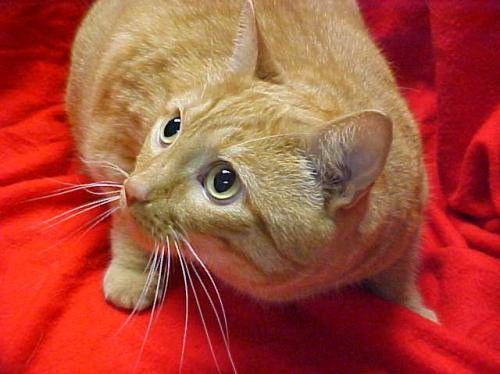
#> input picture data/cats/cat.18.jpg, 500 x 374 px, given in place of the camera
$ jupyter execute examples.ipynb
#> lines starting #> are read from the running program, lines starting #| are printed output that depends on the picture; after the words box and inside, x2 and y2 are one past the last pixel; in counts of white or black regions, pixels touching at a corner belong together
[cell 1]
import cv2
import numpy as np


def main():
    capture = cv2.VideoCapture(0)

    while True:
        ret, frame = capture.read()
#> frame is the input picture: shape (374, 500, 3); mean B, G, R 57.5, 74.5, 169.6

        gray_frame = cv2.cvtColor(frame, cv2.COLOR_BGR2GRAY)
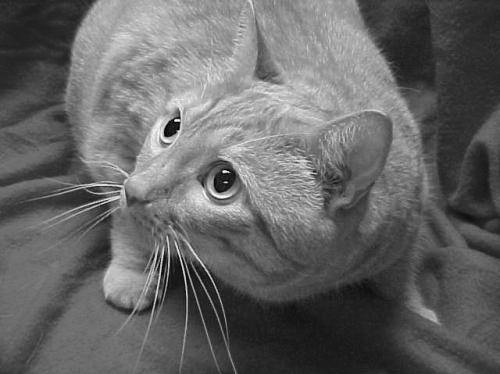
#> gray_frame: shape (374, 500); min 1, max 255, mean 101

        edges_detec = cv2.Canny(gray_frame, 50, 250, apertureSize=5, L2gradient=True)
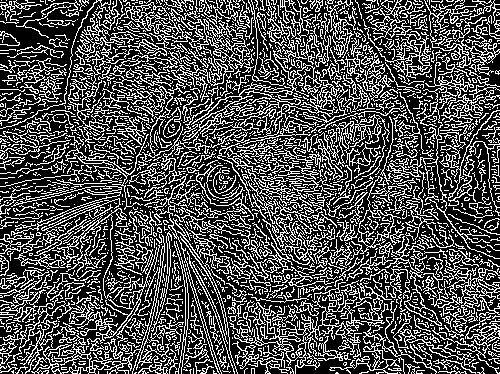
#> edges_detec: shape (374, 500); 31.5% white in thin lines or dots

        hough_lines = cv2.HoughLines(edges_detec, 1, np.pi / 180, 200)
#> hough_lines = 421 rows, first 8: [303, 0.785], [313, 0.785], [315, 0.785], [342, 0.785], [-57, 2.36], [320, 0.785], [291, 0.785], [-71, 2.36]

        if hough_lines is not None:
            for rho, theta in hough_lines[0]:
                x0 = rho * np.cos(theta)
                y0 = rho * np.sin(theta)

                ptsX = (int(x0 + 1000 * (-np.sin(theta))), int(y0 + 1000 * (np.cos(theta))))
                ptsY = (int(x0 - 1000 * (-np.sin(theta))), int(y0 - 1000 * (np.cos(theta))))
                cv2.line(frame, ptsX, ptsY, (0, 255, 0), 2)
#> this loop made 1 pass
#> (rho, theta, x0, y0, ptsX, ptsY) on pass 1: (303, 0.785, 214.3, 214.3, (-492, 921), (921, -492))
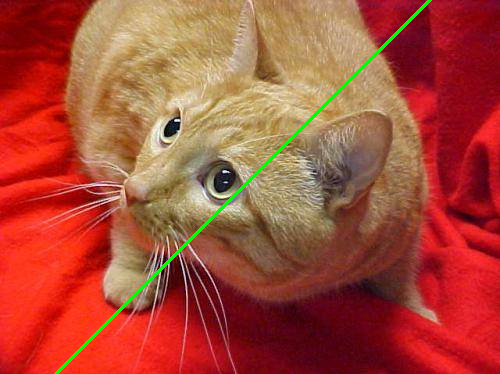
#> frame: shape (374, 500, 3); 1% of pixels changed, all inside (x1, y1, x2, y2) = (54, 0, 432, 374)

        cv2.imshow("Capture Frame", frame)

        if cv2.waitKey(1) == 27:
#> (key Esc is pressed here)
            break

    cv2.destroyAllWindows()
    capture.release()


if __name__ == '__main__':
    main()

$ run again, on data/cats/cat.2.jpg
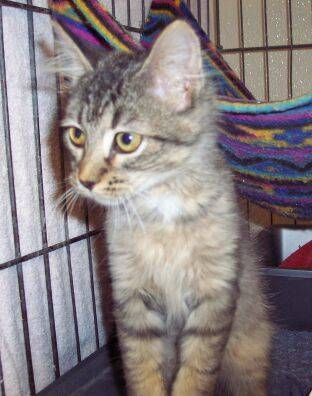
#> input picture data/cats/cat.2.jpg, 312 x 396 px, given in place of the camera
#> in main, frame is the input picture: shape (396, 312, 3); mean B, G, R 130, 128.1, 137.4
#> in main, `edges_detec = cv2.Canny(gray_frame, 50, 250, apertureSize=5, L2gradien..`:
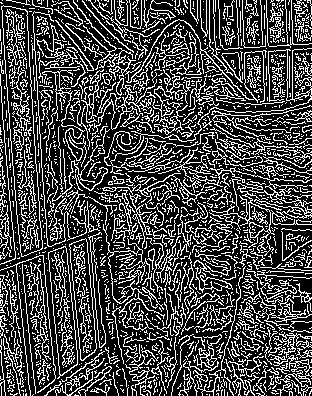
#> edges_detec: shape (396, 312); 28.4% white in thin lines or dots
#> hough_lines = [[264, 0.785]]
#> the loop in main, `for rho, theta in hough_lines[0]:` made 1 pass
#> (rho, theta, x0, y0, ptsX, ptsY) on pass 1: (264, 0.785, 186.7, 186.7, (-520, 893), (893, -520))
#> after the loop in main, `for rho, theta in hough_lines[0]:`:
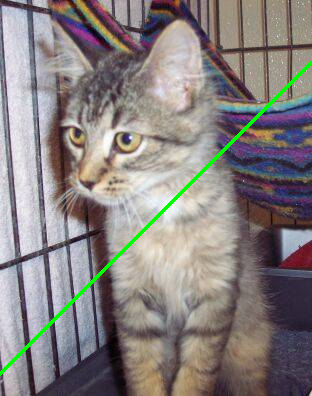
#> frame: shape (396, 312, 3); 1.26% of pixels changed, all inside (x1, y1, x2, y2) = (0, 60, 312, 376)

$ run again, on data/cats/cat.3.jpg
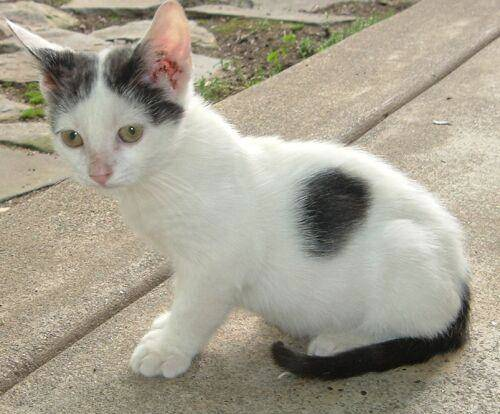
#> input picture data/cats/cat.3.jpg, 500 x 414 px, given in place of the camera
#> in main, frame is the input picture: shape (414, 500, 3); mean B, G, R 144.3, 159.9, 165.9
#> in main, `edges_detec = cv2.Canny(gray_frame, 50, 250, apertureSize=5, L2gradien..`:
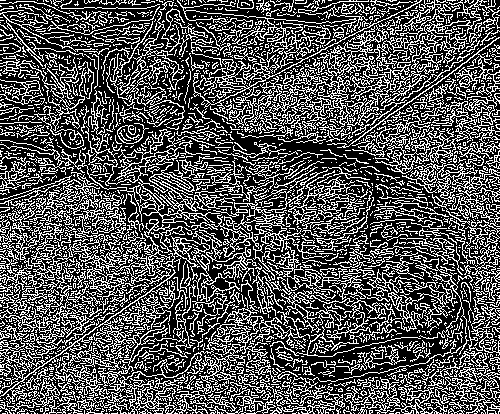
#> edges_detec: shape (414, 500); 33.2% white in thin lines or dots
#> hough_lines = 1106 rows, first 8: [305, 0.785], [293, 0.785], [342, 0.785], [296, 0.785], [332, 0.785], [269, 0.785], [288, 0.785], [298, 0.785]
#> the loop in main, `for rho, theta in hough_lines[0]:` made 1 pass
#> (rho, theta, x0, y0, ptsX, ptsY) on pass 1: (305, 0.785, 215.7, 215.7, (-491, 922), (922, -491))
#> after the loop in main, `for rho, theta in hough_lines[0]:`:
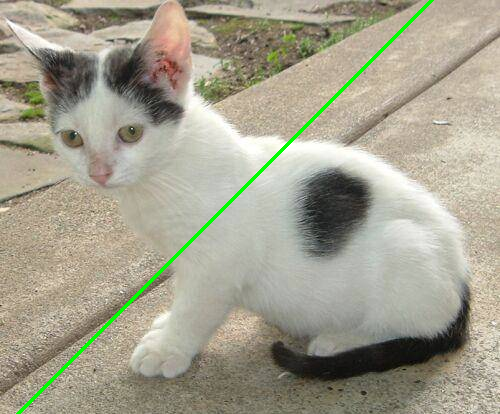
#> frame: shape (414, 500, 3); 1% of pixels changed, all inside (x1, y1, x2, y2) = (16, 0, 434, 414)

$ run again, on data/cats/cat.4.jpg
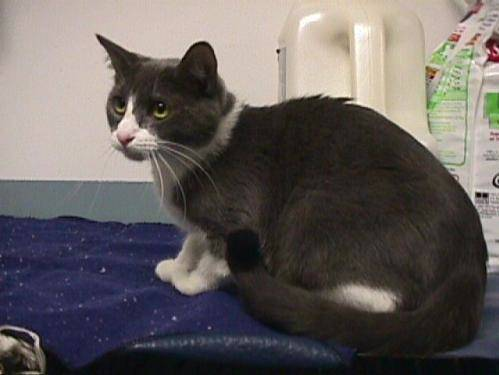
#> input picture data/cats/cat.4.jpg, 499 x 375 px, given in place of the camera
#> in main, frame is the input picture: shape (375, 499, 3); mean B, G, R 93.9, 95.4, 101.2
#> in main, `edges_detec = cv2.Canny(gray_frame, 50, 250, apertureSize=5, L2gradien..`:
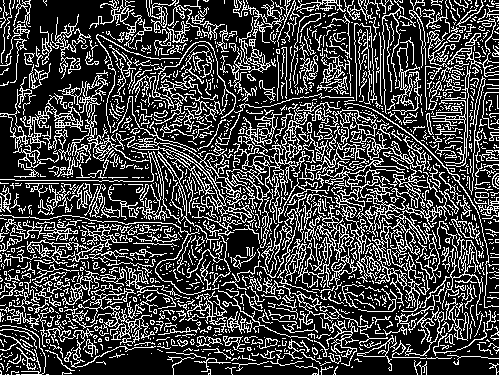
#> edges_detec: shape (375, 499); 26.3% white in thin lines or dots
#> hough_lines = 64 rows, first 8: [298, 0.785], [305, 0.785], [276, 0.785], [-76, 2.36], [291, 0.785], [-98, 2.36], [281, 0.785], [264, 0.785]
#> the loop in main, `for rho, theta in hough_lines[0]:` made 1 pass
#> (rho, theta, x0, y0, ptsX, ptsY) on pass 1: (298, 0.785, 210.7, 210.7, (-496, 917), (917, -496))
#> after the loop in main, `for rho, theta in hough_lines[0]:`:
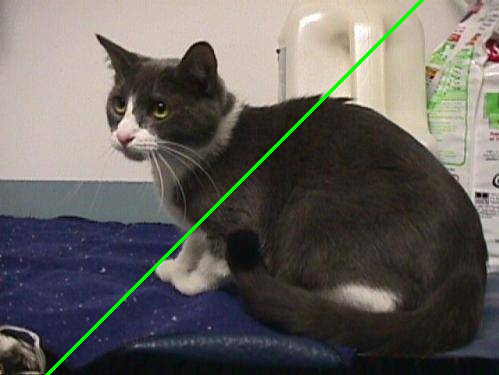
#> frame: shape (375, 499, 3); 1% of pixels changed, all inside (x1, y1, x2, y2) = (45, 0, 424, 375)
